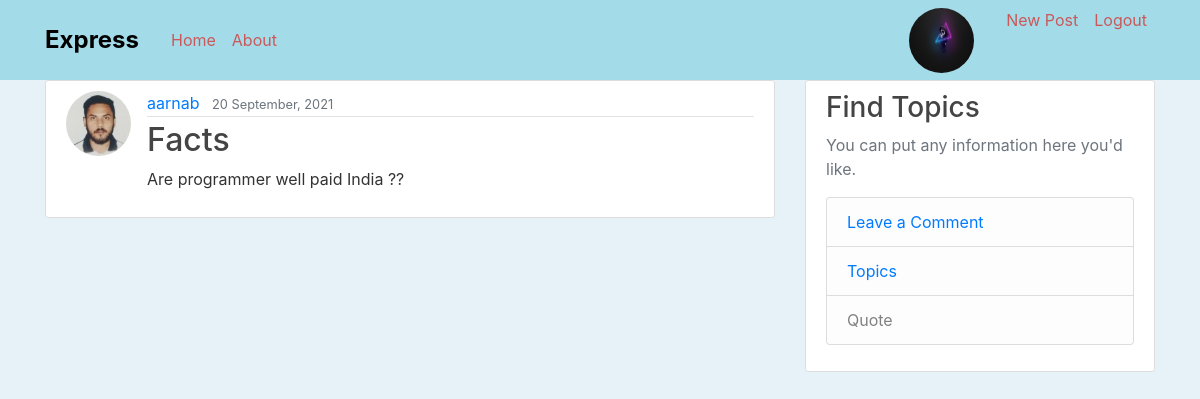
The app's page /post/2/ (signed in) with its own data.
### users/models.py (models this page shows, shortened)
class Profile(models.Model):
    user = models.OneToOneField(User, on_delete=models.CASCADE)
    image = models.ImageField(default='default.jpg', upload_to='profile_pics')

### blog/models.py (models this page shows, shortened)
class Post(models.Model):
	title = models.CharField(max_length=100)
	content = models.TextField()
	date_posted = models.DateTimeField(default = timezone.now)
	author = models.ForeignKey(User ,on_delete = models.CASCADE)

### blog/views.py (the view)
# urls.py: path('post/<int:pk>/',PostDetailView.as_view(),name='post-detail'),
class PostDetailView(DetailView):
	model = Post

### blog/templates/blog/post_detail.html (shortened to what this page needs)
{%extends "blog/base.html" %}
{% block content %}
	<article class="media content-section">
		<img  class = "rounded-circle article-img" src = "{{ object.author.profile.image.url }}">
  		<div class="media-body">
    		<div class="article-metadata">
      			<a class="mr-2" href="{% url 'user-posts' object.author.username %}">{{ object.author }}</a>
      			<small class="text-muted">{{ object.date_posted | date:"d F, Y"}}</small>
			 		</div>
    		<h2 class="article-title" > {{object.title}}</h2>
    		<p class="article-content">{{ object.content }}</p>
 	 	</div>
	</article>
{%endblock content %}

### blog/templates/blog/base.html (shortened to what this page needs)
{%load static %}
<!DOCTYPE html>
<html>
<head>
  <link rel="stylesheet" href="https://maxcdn.bootstrapcdn.com/bootstrap/4.0.0/css/bootstrap.min.css"
>
  <link rel="stylesheet" type="text/css" href="{% static 'blog/style.css' %}">
</head>
<body>
  <header class="site-header">
    <nav class="navbar navbar-expand-md navbar-dark bg-steel fixed-top header">
      <div class="container">
        <a class="navbar-brand mr-4" href="{% url 'blog-home' %}"><span style="font-weight: bolder; color: black; font-size: larger;">Express</span></a>
        <div class="collapse navbar-collapse" id="navbarToggle">
          <div class="navbar-nav mr-auto">
            <a class="nav-item nav-link" href="{% url 'blog-home' %}">Home</a>
            <a class="nav-item nav-link" href="{% url 'blog-about' %}">About</a>
          </div>
          <div class="navbar-nav">
            {% if user.is_authenticated %}
              <a class="nav-item nav-link" href="{% url 'profile' %}">
                <img  class = "rounded-circle article-img" src = "{{ user.profile.image.url }}"></a>
                <a class="nav-item nav-link" href="{% url 'post-create' %}">New Post</a>
              <a class="nav-item nav-link" href="{% url 'logout' %}">Logout</a>
            {% else %}
              <a class="nav-item nav-link" href="{% url 'login' %}">Login</a>
              <a class="nav-item nav-link" href="{% url 'register' %}">Register</a>
            {% endif %}
          </div>
        </div>
      </div>
    </nav>
  </header>
  <main role="main" class="container">
    <div class="row">
      <div class="col-md-8">
        {% block content %}{% endblock %}
      </div>
      <div class="col-md-4">
        <div class="content-section">
          <h3> Find Topics </h3>
          <p class='text-muted'>You can put any information here you'd like.
            <ul class="list-group">
              <li class="list-group-item list-group-item-light"><a href="{% url 'leave-reply' %}"> Leave a Comment </li>
              <li class="list-group-item list-group-item-light"><a href="{% url 'blog-topic' %}"> Topics </li></a>
              <li class="list-group-item list-group-item-light">Quote</li>
            </ul>
          </p>
        </div>
      </div>
    </div>
  </main>
</body>
</html>

### blog/static/blog/style.css (style rules this page uses)
body { background:rgba(131, 187, 224, 0.2); color: #333333; margin-top: 5rem; }
h1, h2, h3, h4, h5, h6 { color: #444444; }
ul { margin: 0; }
.bg-steel { background-color:rgba(15, 170, 200, 0.3); }
.header { height:80px; }
.site-header .navbar-nav .nav-link { color:rgb(201, 89, 89); }
.content-section { background: #ffffff; padding: 10px 20px; border: 1px solid #dddddd; border-radius: 3px; margin-bottom: 20px; }
.article-title { color: #444444; }
.article-content { white-space: pre-line; }
.article-img { height: 65px; width: 65px; margin-right: 16px; }
.article-metadata { padding-bottom: 1px; margin-bottom: 4px; border-bottom: 1px solid #e3e3e3 }
img { height: 20px; width: 30px; }

### records on screen
Post: author.profile.image (picture), author "aarnab", date_posted "20 September, 2021", title "Facts", content "Are programmer well paid India ??"
